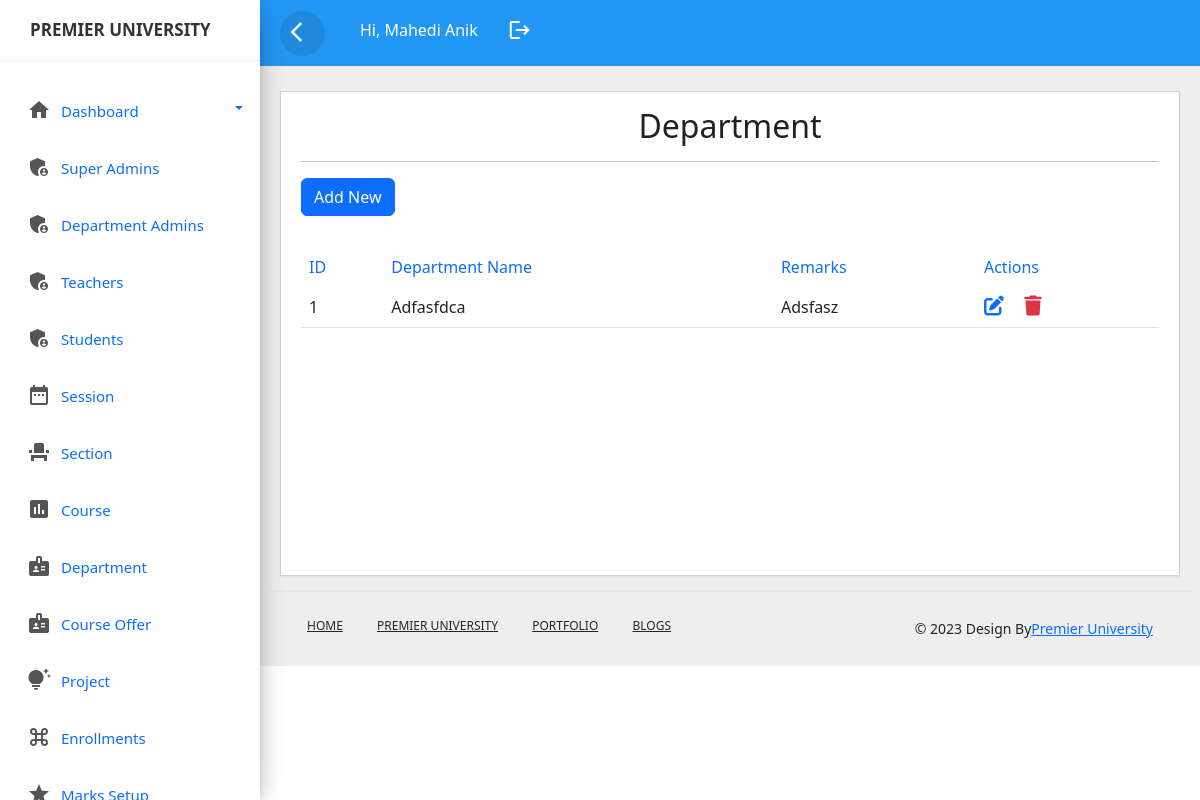
/department.php (signed in), run on an earlier commit of the app's database.
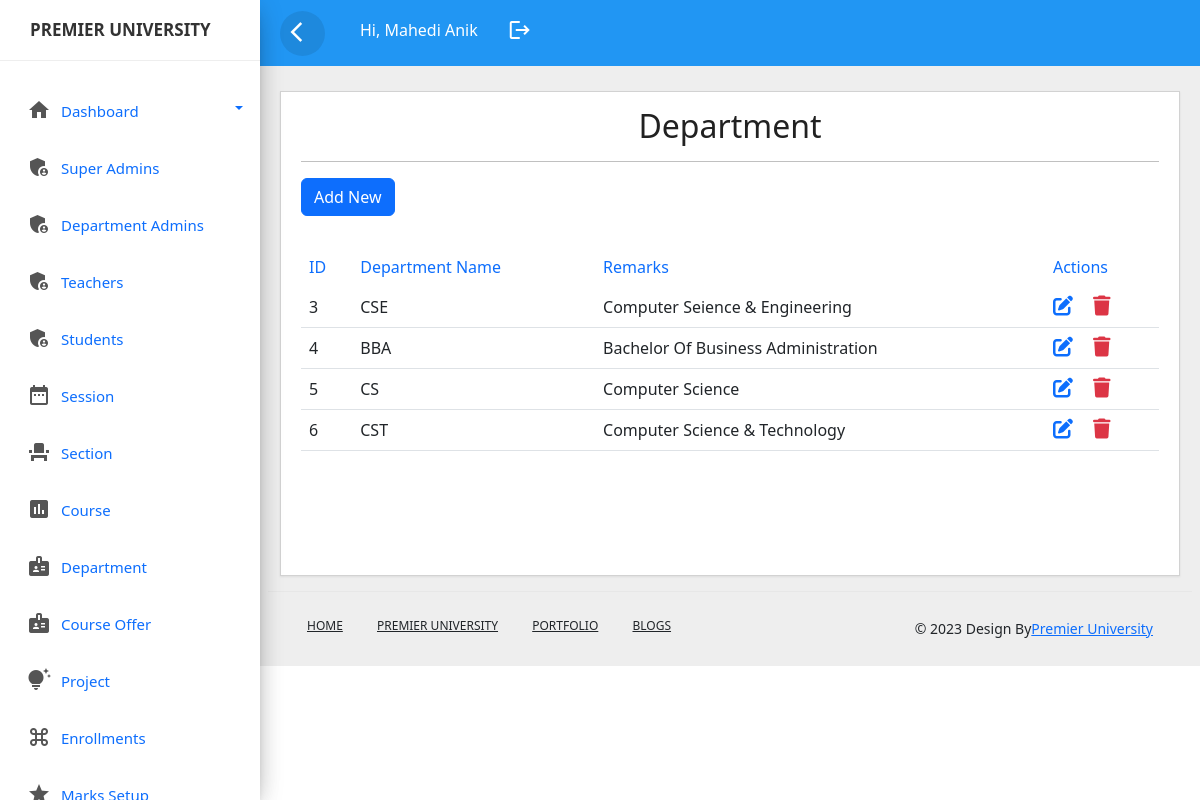
And on a later commit of the database.
### tables this page shows
CREATE TABLE `department` (
  `departmentid` int(11) NOT NULL,
  `departmentname` varchar(255) NOT NULL,
  `remarks` varchar(255) NOT NULL
);

### department.php (the view, shortened to what this page needs)
<?php include_once('header.php');?>
<?php include_once('sidebar.php');?>
<?php include_once('top-header.php');?>
<!DOCTYPE html>
<html lang="en">
<head>
	<link rel="stylesheet" href="css/style.css">
 <link href="https://cdn.jsdelivr.net/npm/bootstrap@5.2.3/dist/css/bootstrap.min.css" rel="stylesheet">
 <link rel="stylesheet" href="https://cdnjs.cloudflare.com/ajax/libs/font-awesome/6.4.0/css/all.min.css" />
</head>
<body>
	<div class="main-content">
		<div class="row">
			<div class="col-lg-12 col-md-12">
				<div class="card" style="min-height:485px">
					<div class="card-header card-header-text">
						<h2 class="card-title" style="text-align: center;">Department</h2>
						<hr>
						<a href="add_department.php" class="btn btn-primary mb-3">Add New</a>
					</div>
					<div class="card-content table-responsive">
						<table class="table table-hover">
							<thead class="text-primary">
								<tr><th>ID</th>
									<th>Department Name</th>
									<th>Remarks</th>
									<th>Actions</th>
								</tr>
							</thead>
							<tbody>
								<?php
									@include 'config.php';
									$query=mysqli_query($conn,"select * from `department`");
									while($row=mysqli_fetch_array($query)){
									?>
									<tr>
										<td><?php echo ucwords($row['departmentid']); ?></td>
										<td><?php echo ucwords($row['departmentname']); ?></td>
										<td><?php echo ucwords($row['remarks']); ?></td>
										<td>
											 <a href="edit_department.php?id=<?php echo $row['departmentid'] ?>" ><i class="fa-solid fa-pen-to-square fs-5 me-3"></i></a>
             <a href="delete_department.php?id=<?php echo $row['departmentid'] ?>" class="link-danger"><i class="fa-solid fa-trash fs-5"></i></a>
										</td>
									</tr>
									<?php
									}
								?>
							</tbody>
						</table>
					</div>
				</div>
			</div>
		</body>
		<?php include_once('footer.php');?>
		</html>

What changed in the data, as far as the page shows it:
removed department: departmentid "1", departmentname "Adfasfdca", remarks "Adsfasz"
added department: departmentid "3", departmentname "CSE", remarks "Computer Seience & Engineering"
added department: departmentid "4", departmentname "BBA", remarks "Bachelor Of Business Administration"
added department: departmentid "5", departmentname "CS", remarks "Computer Science"
added department: departmentid "6", departmentname "CST", remarks "Computer Science & Technology"
